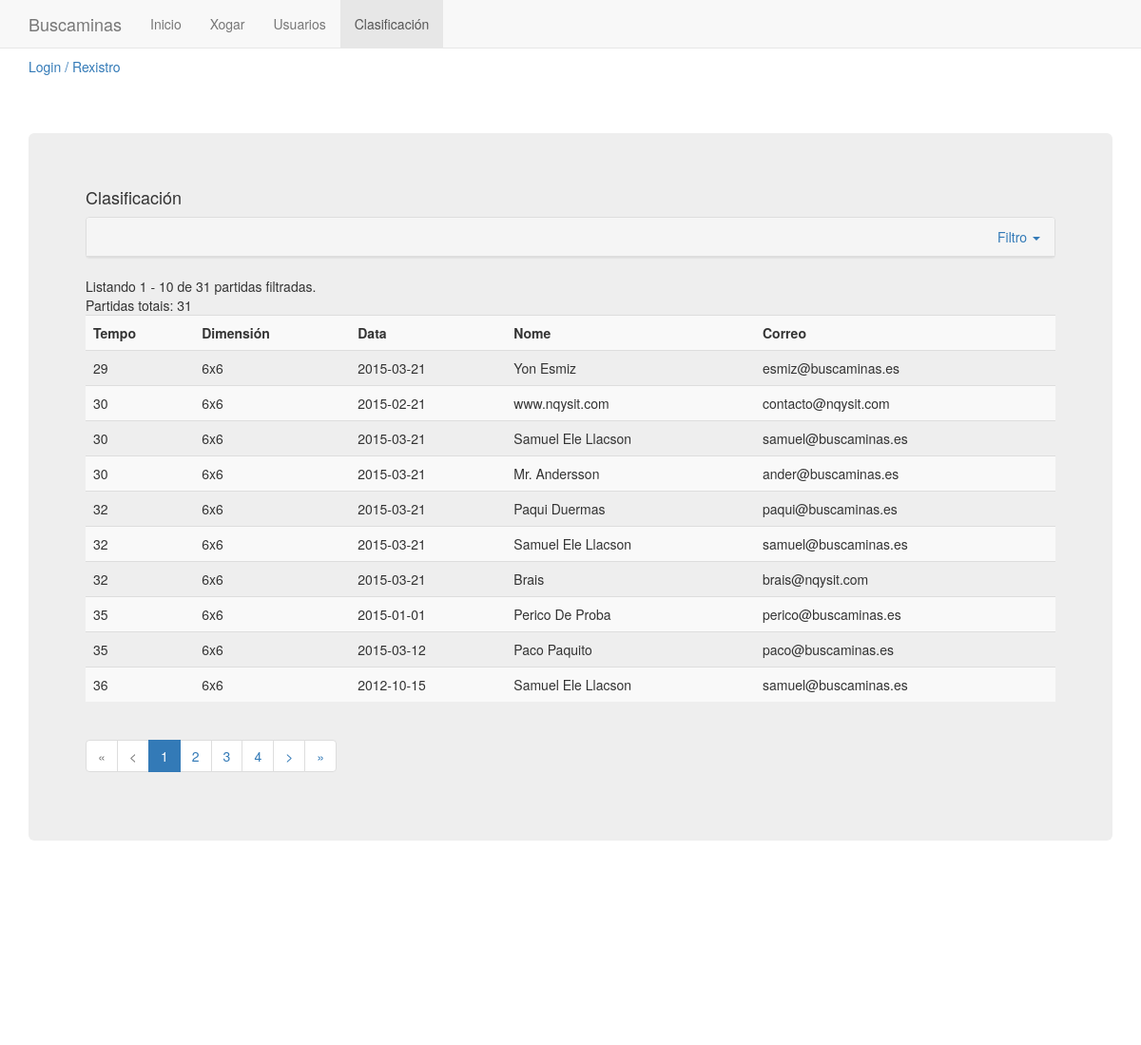
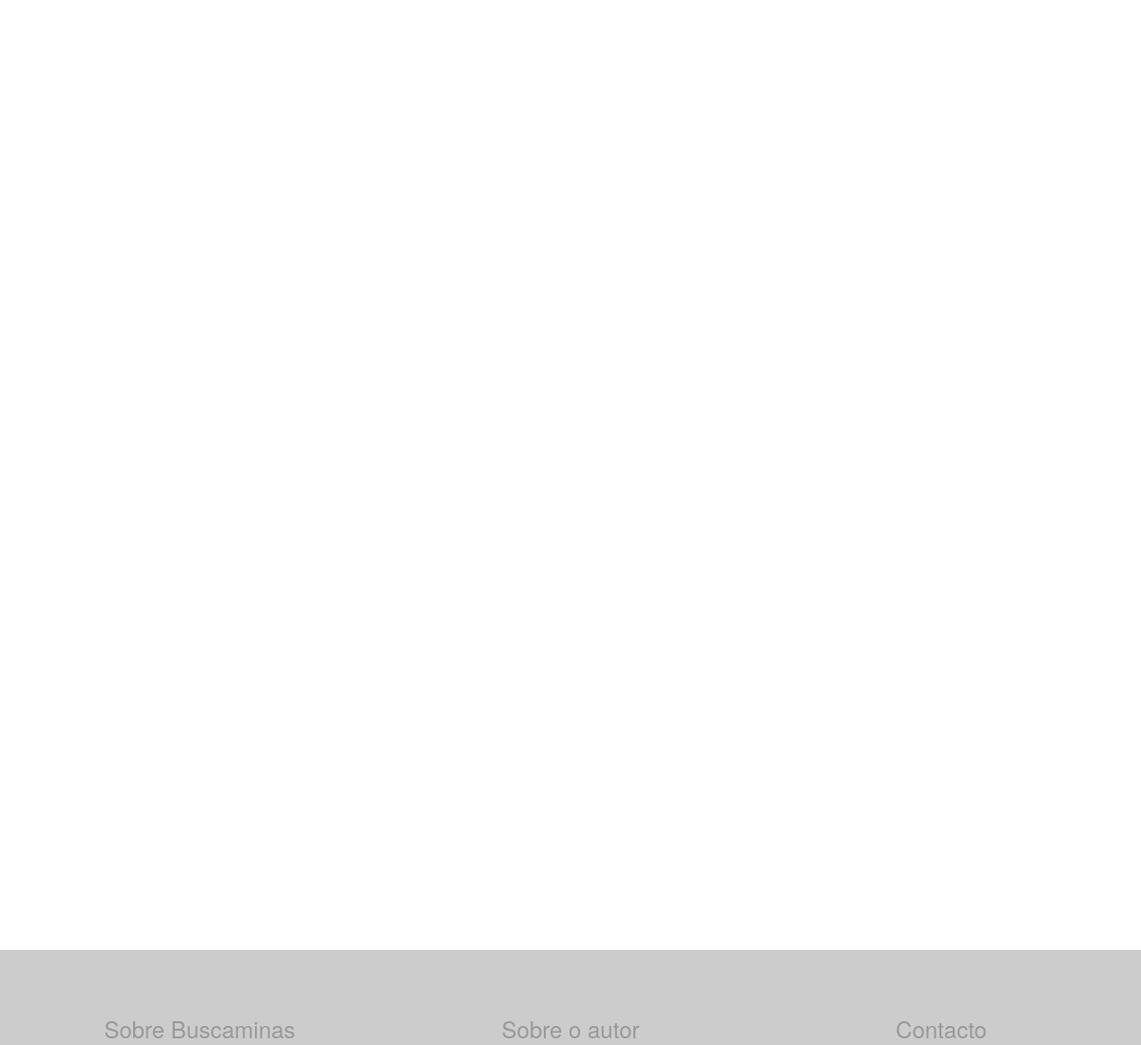
/app/lista_clasificacion.php, run on the app's committed database (2 pictures, top to bottom).
### tables this page shows
CREATE TABLE IF NOT EXISTS `partida` (
`ID` int(11) NOT NULL,
  `id_usuario` int(11) NOT NULL,
  `dimension` int(11) NOT NULL,
  `tempo` int(11) NOT NULL,
  `data` date NOT NULL
);

CREATE TABLE IF NOT EXISTS `usuario` (
`ID` int(11) NOT NULL,
  `mail` varchar(50) NOT NULL,
  `nome` varchar(50) NOT NULL,
  `pass` varchar(50) NOT NULL,
  `nivel` tinyint(4) NOT NULL
);

### app/conexion.php (called while the page is built, shortened)
<?php
    $bd_ip = "localhost";
    $bd_user = "user_buscaminas";
    $bd_pass = "user_buscaminas";
    $bd_nome = "buscaminas";
?>

### app/clase_BD.php (called while the page is built, shortened)
<?php
class BD
{
  var $conexion;
  function __construct()
  {
    include("conexion.php");
    $this->conexion = mysqli_connect($bd_ip, $bd_user, $bd_pass, $bd_nome);
  }
  function numeroPartidas()
  {
    $sql = "select * from partida";
    $res = mysqli_query($this->conexion, $sql);
    return $res->num_rows;
  }
  function listarPartidas($nome, $mail, $dimension, $inicio, $items)
  {
    $n = mysqli_real_escape_string($this->conexion, $nome);
    $m = mysqli_real_escape_string($this->conexion, $mail);
    $sql='';
    $sql = $sql."select dimension, tempo, data, nome, mail from usuario, partida ";
    $sql = $sql." where usuario.ID = Partida.id_usuario and usuario.nome like '%".$n."%' and usuario.mail like '%".$m."%' ";
    $sql = $sql." order by tempo asc, data asc";
    $sql = $sql." limit " . $inicio . "," . $items." " ;
    return mysqli_query($this->conexion, $sql);
  }
  function listarPartidasCont($nome, $mail, $dimension)
  {
    $n = mysqli_real_escape_string($this->conexion, $nome);
    $m = mysqli_real_escape_string($this->conexion, $mail);
    $sql='';
    $sql = $sql."select dimension, tempo, data, nome, mail from usuario, partida ";
    $sql = $sql." where usuario.ID = Partida.id_usuario and usuario.nome like '%".$n."%' and usuario.mail like '%".$m."%' ";
    $toret = 0;
    if($u = mysqli_query($this->conexion, $sql))
      $toret = $u->num_rows;
    return $toret;
  }
}
?>

### app/lista_clasificacion.php (the view, shortened to what this page needs)
<?php include("header.php"); ?>
<?php menu("clasificacion");?>
<div class="container">
	<?php include("login.php"); ?>
</div>
<div class="container">
  <div class="jumbotron">
      <h4>Clasificaci&oacute;n</h4>
<?php
   $p = 1;
   $items = 10;
   $mail='';
   $nome='';
   $dimension=0;
?>
    <div class="panel panel-default">
        <div class="panel-heading text-right">
            <a data-toggle="collapse" data-parent="#accordion" href="#collapseForm">
              Filtro <span class="caret"></span>
            </a>
        </div>
    </div>
<?php
    $bd = new bd();
    $nt = $bd->numeroPartidas();
    $nf = $bd->listarPartidasCont($nome, $mail, $dimension);
    $inicio = ($p - 1) * $items;
    $total_paxinas = ceil($nf / $items);
    $mostrando_inicio = intval($inicio +1);
    $mostrando_fin = intval($inicio + $items);
    $lista = $bd->listarPartidas($nome, $mail, $dimension, $inicio, $items);
    echo "<span>Listando ".$mostrando_inicio." - ".$mostrando_fin." de ".intval($nf)." partidas filtradas.</span>";
    echo "<br />";
    echo "<span>Partidas totais: ".$nt."</span>";
    echo "
        <table class='table table-striped table-hover'>
            <tr>
                <th>Tempo</th>
                <th>Dimensi&oacute;n</th>
                <th>Data</th>
                <th>Nome</th>
                <th>Correo</th>
            </tr>
    ";
    if($lista->num_rows > 0)
    {
        while($row = $lista->fetch_assoc())
        {
            echo "<tr>";
                echo "<td>".$row['tempo']."</td>";
                echo "<td>".$row['dimension']."x".$row['dimension']."</td>";
                echo "<td>".$row['data']."</td>";
                echo "<td>".$row['nome']."</td>";
                echo "<td>".$row['mail']."</td>";
            echo "</tr>";
        }
    }
    echo "</table>";
    echo "        <ul class='pagination'>";
    if($p == 1)
    {
        echo "      <li class='disabled'><a href='#'>&laquo;</a></li>";
        echo "      <li class='disabled'><a href='#'>&lt;</a></li>";
    }
    else
    {
        echo "      <li><a href='#' onClick='cambiaPaxListado(1)'>&laquo;</a></li>";
        echo "      <li><a href='#' onClick='cambiaPaxListado(".intval($p -1).")'>&lt;</a></li>";
    }
    for($i=1; $i<=$total_paxinas; $i++)
    {
        if($i == $p)
            echo "<li class='active'><a href='#'>".$i."</a></li>";
        else
            echo "<li><a href='#' onClick='cambiaPaxListado(".$i.")'>".$i."</a></li>";
    }
    if($p >= $total_paxinas)
    {
        echo "          <li class='disabled'><a href='#'>&gt;</a></li>";
        echo "          <li class='disabled'><a href='#'>&raquo;</a></li>";
    }
    else
    {
        echo "      <li><a href='#' onClick='cambiaPaxListado(".intval($p + 1).")'>&gt;</a></li>";
        echo "      <li><a href='#' onClick='cambiaPaxListado(".intval($total_paxinas).")'>&raquo;</a></li>";
    }
    echo "        </ul>";
?>
    </div>
</div>
<?php include("footer.php"); ?>

### app/header.php (shortened to what this page needs)
<?php
    include_once("funcions.php");
    include_once("clase_BD.php");
?>
<!DOCTYPE html>
<html lang="gl">
    <head>
        <link href="css/bootstrap.min.css" rel="stylesheet">
        <link href="css/navbar-fixed-top.css" rel="stylesheet">
        <link href="font-awesome/css/font-awesome.min.css" rel="stylesheet" type="text/css">
        <link href="css/buscaminas.css" rel="stylesheet">
  </head>
  <body>

### app/funcions.php (shortened to what this page needs)
<?php
	function menu($opc)
	{
		?>
			<div class="navbar navbar-default navbar-fixed-top" role="navigation">
			    <div class="container">
			        <div class="navbar-header">
			            <a class="navbar-brand" href="#">Buscaminas</a>
			        </div>
			        <div class="navbar-collapse collapse">
			            <ul class="nav navbar-nav">
			                <li <?php if($opc == "index") echo 'class="active"';?>><a href="index.php">Inicio</a></li>
			                <li <?php if($opc == "xogar") echo 'class="active"';?>><a href="xogar.php">Xogar</a></li>
			                <li <?php if($opc == "usuarios") echo 'class="active"';?>><a href="lista_usuarios.php">Usuarios</a></li>
			                <li <?php if($opc == "clasificacion") echo 'class="active"';?>><a href="lista_clasificacion.php">Clasificaci&oacute;n</a></li>
			            </ul>
			        </div>
			    </div>
			</div>
		<?php
	}
?>

### app/login.php (shortened to what this page needs)
<?php
    if (isset($_SESSION['ID']))
    {
      echo "Ola ". $usuarioActual->getNome()."!";
      echo " - ";
      echo "<a href='usuario.php?id=".$_SESSION['ID']."'>perfil</a>";
      echo "<br />";
      echo "<a href='logout.php'><span class='glyphicon glyphicon-off btn-xs'></span> Pechar sesi&oacute;n</a>";
    }
    else
    {
      echo "<a href='#' data-toggle='modal' data-target='#loginModal'>Login / Rexistro</a>";
?>
<?php
    }
?>

### app/footer.php (shortened to what this page needs)
        <div class="footer text-center">
            <div class="footer-above">
                <div class="container">
                    <div class="row">
                        <div class="footer-col col-md-4">
                            <h3>Sobre Buscaminas</h3>
                        </div>
                        <div class="footer-col col-md-4">
                            <h3>Sobre o autor</h3>
                        </div>
                        <div class="footer-col col-md-4">
                            <h3>Contacto</h3>
                        </div>
                    </div>
                </div>
            </div>
        </div>
    </body>
</html>

### app/css/navbar-fixed-top.css (style rules this page uses)
html { position: relative; min-height: 100%; }
body { margin-bottom: 60px; }
.footer { position: absolute; bottom: 0; width: 100%; height: 100px; background-color: #f0f0f0; }
body > .container { padding: 60px 15px 0; }

### app/css/buscaminas.css (style rules this page uses)
.footer h3 { margin-bottom: 30px; color: #999; }
.footer-above { padding-top: 50px; background-color: #ccc; color: #777; }
.footer-col { margin-bottom: 50px; }

### data on the page
partida: tempo "29", dimension "6", data "2015-03-21", id_usuario.nome "Yon Esmiz", id_usuario.mail "esmiz@buscaminas.es"
partida: tempo "30", dimension "6", data "2015-02-21", id_usuario.nome "www.nqysit.com", id_usuario.mail "contacto@nqysit.com"
partida: tempo "30", dimension "6", data "2015-03-21", id_usuario.nome "Samuel Ele Llacson", id_usuario.mail "samuel@buscaminas.es"
partida: tempo "30", dimension "6", data "2015-03-21", id_usuario.nome "Mr. Andersson", id_usuario.mail "ander@buscaminas.es"
partida: tempo "32", dimension "6", data "2015-03-21", id_usuario.nome "Paqui Duermas", id_usuario.mail "paqui@buscaminas.es"
partida: tempo "32", dimension "6", data "2015-03-21", id_usuario.nome "Samuel Ele Llacson", id_usuario.mail "samuel@buscaminas.es"
partida: tempo "32", dimension "6", data "2015-03-21", id_usuario.nome "Brais", id_usuario.mail "brais@nqysit.com"
partida: tempo "35", dimension "6", data "2015-01-01", id_usuario.nome "Perico De Proba", id_usuario.mail "perico@buscaminas.es"
partida: tempo "35", dimension "6", data "2015-03-12", id_usuario.nome "Paco Paquito", id_usuario.mail "paco@buscaminas.es"
partida: tempo "36", dimension "6", data "2012-10-15", id_usuario.nome "Samuel Ele Llacson", id_usuario.mail "samuel@buscaminas.es"

### other printed values
$mostrando_inicio "1"
$mostrando_fin "10"
$nf "31"
$nt "31"
